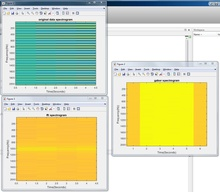
%> input picture MATLAB/ltfat-2.3.1-bin-win64/ltfat/mystuff/Test03(updated)spectogram.JPG, 220 x 192 px, shrunk from 1189 x 1039 before the run
$ octave --eval "result = involute(imread('../mystuff/Test03(updated)spectogram.JPG'));"   (GNU Octave 9; MATLAB toolbox functions it lacks are replaced by stand-ins)
%> lines starting %> are read from the running program, lines starting %| are printed output that depends on the picture
### MATLAB/ltfat-2.3.1-bin-win64/ltfat/comp/assert_sigreshape_pre.m
function [f,L,Ls,W,dim,permutedsize,order]=assert_sigreshape_pre(f,L,dim,callfun)
%> called with L = [], dim = [], callfun = 'INVOLUTE'
%ASSERT_SIGRESHAPE_PRE  Preprocess and handle dimension input.
%
%   Input parameters:
%      f            : signal, possibly ND-array
%      L            : L parameter
%      dim          : dim parameter
%      callfun      : Name of calling function
%   Output parameters:
%      f            : Input signal as matrix
%      L            : Verified L
%      Ls           : Length of signal along dimension to be processed
%      W            : Number of transforms to do.
%      dim          : Verified dim
%      permutedsize : pass to assert_sigreshape_post
%      order        : pass to assert_sigreshape_post
%
%   Url: http://ltfat.github.io/doc/comp/assert_sigreshape_pre.html

% Copyright (C) 2005-2016 Peter L. Soendergaard <peter@sonderport.dk>.
% This file is part of LTFAT version 2.3.1
%
% This program is free software: you can redistribute it and/or modify
% it under the terms of the GNU General Public License as published by
% the Free Software Foundation, either version 3 of the License, or
% (at your option) any later version.
%
% This program is distributed in the hope that it will be useful,
% but WITHOUT ANY WARRANTY; without even the implied warranty of
% MERCHANTABILITY or FITNESS FOR A PARTICULAR PURPOSE.  See the
% GNU General Public License for more details.
%
% You should have received a copy of the GNU General Public License
% along with this program.  If not, see <http://www.gnu.org/licenses/>.


if ~isnumeric(f)
  error('%s: The input must be numeric.',callfun);
end;

D=ndims(f);
%> D = 3

% Dummy assignment.
order=1;

if isempty(dim)
  dim=1;

  if sum(size(f)>1)==1
    % We have a vector, find the dimension where it lives.
    dim=find(size(f)>1);
  end;

else
  if (numel(dim)~=1 || ~isnumeric(dim))
    error('%s: dim must be a scalar.',callfun);
  end;
  if rem(dim,1)~=0
    error('%s: dim must be an integer.',callfun);
  end;
  if (dim<1) || (dim>D)
    error('%s: dim must be in the range from 1 to %d.',callfun,D);
  end;

end;

if (numel(L)>1 || ~isnumeric(L))
  error('%s: L must be a scalar.',callfun);
end;
if (~isempty(L) && rem(L,1)~=0)
  error('%s: L must be an integer.',callfun);
end;


if dim>1
  order=[dim, 1:dim-1,dim+1:D];

  % Put the desired dimension first.
  f=permute(f,order);

end;

Ls=size(f,1);
%> Ls = 192

% If L is empty it is set to be the length of the transform.
if isempty(L)
  L=Ls;
%> L = 192
end;

% Remember the exact size for later and modify it for the new length
permutedsize=size(f);
%> permutedsize = [192 220 3]
permutedsize(1)=L;

% Reshape f to a matrix.
if ~isempty(f)
  f=reshape(f,size(f,1),numel(f)/size(f,1));
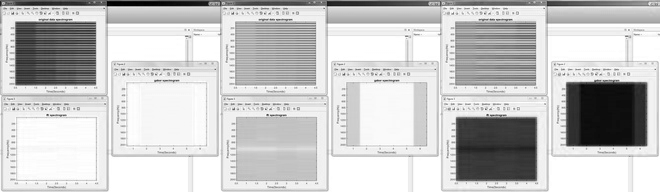
%> f: size 192x660 uint8; min 0, max 255, mean 199.5
end;
W=size(f,2);
%> W = 660

### ltfat-2.3.1-bin-win64/ltfat/comp/assert_sigreshape_post.m
function f=assert_sigreshape_post(f,dim,permutedsize,order)

% Restore the original, permuted shape.
%
%   Url: http://ltfat.github.io/doc/comp/assert_sigreshape_post.html

% Copyright (C) 2005-2016 Peter L. Soendergaard <peter@sonderport.dk>.
% This file is part of LTFAT version 2.3.1
%
% This program is free software: you can redistribute it and/or modify
% it under the terms of the GNU General Public License as published by
% the Free Software Foundation, either version 3 of the License, or
% (at your option) any later version.
%
% This program is distributed in the hope that it will be useful,
% but WITHOUT ANY WARRANTY; without even the implied warranty of
% MERCHANTABILITY or FITNESS FOR A PARTICULAR PURPOSE.  See the
% GNU General Public License for more details.
%
% You should have received a copy of the GNU General Public License
% along with this program.  If not, see <http://www.gnu.org/licenses/>.
f=reshape(f,permutedsize);

if dim>1
  % Undo the permutation.
  f=ipermute(f,order);
end;

### ltfat-2.3.1-bin-win64/ltfat/comp/complainif_argnonotinrange.m
function complainif_argnonotinrange(fnargin,limitlo,limithi,callfun)
% This is just a replacement for
% narginchk and nargchk
%
%   Url: http://ltfat.github.io/doc/comp/complainif_argnonotinrange.html

% Copyright (C) 2005-2016 Peter L. Soendergaard <peter@sonderport.dk>.
% This file is part of LTFAT version 2.3.1
%
% This program is free software: you can redistribute it and/or modify
% it under the terms of the GNU General Public License as published by
% the Free Software Foundation, either version 3 of the License, or
% (at your option) any later version.
%
% This program is distributed in the hope that it will be useful,
% but WITHOUT ANY WARRANTY; without even the implied warranty of
% MERCHANTABILITY or FITNESS FOR A PARTICULAR PURPOSE.  See the
% GNU General Public License for more details.
%
% You should have received a copy of the GNU General Public License
% along with this program.  If not, see <http://www.gnu.org/licenses/>.

if nargin<3
    callfun = mfilename;
end

if fnargin<limitlo || fnargin>limithi
   error('%s: Number of arguments is not in the range [%d,%d].',upper(callfun),limitlo,limithi);
end

### MATLAB/ltfat-2.3.1-bin-win64/ltfat/fourier/involute.m
function f=involute(f,dim);
%INVOLUTE  Involution
%   Usage: finv=involute(f);
%          finv=involute(f,dim);
%
%   INVOLUTE(f) will return the involution of f.
%
%   INVOLUTE(f,dim) will return the involution of f along dimension dim.
%   This can for instance be used to calculate the 2D involution:
%
%     f=involute(f,1);
%     f=involute(f,2);
%
%   The involution finv of f is given by:
%
%     finv(l+1)=conj(f(mod(-l,L)+1));
%
%   for l=0,...,L-1.
%
%   The relation between conjugation, Fourier transformation and involution
%   is expressed by:
%
%     conj(dft(f)) == dft(involute(f))
%
%   for all signals f. The inverse discrete Fourier transform can be
%   expressed by:
%
%     idft(f) == conj(involute(dft(f)));
%
%   See also:  dft, pconv
%
%   Url: http://ltfat.github.io/doc/fourier/involute.html

% Copyright (C) 2005-2016 Peter L. Soendergaard <peter@sonderport.dk>.
% This file is part of LTFAT version 2.3.1
%
% This program is free software: you can redistribute it and/or modify
% it under the terms of the GNU General Public License as published by
% the Free Software Foundation, either version 3 of the License, or
% (at your option) any later version.
%
% This program is distributed in the hope that it will be useful,
% but WITHOUT ANY WARRANTY; without even the implied warranty of
% MERCHANTABILITY or FITNESS FOR A PARTICULAR PURPOSE.  See the
% GNU General Public License for more details.
%
% You should have received a copy of the GNU General Public License
% along with this program.  If not, see <http://www.gnu.org/licenses/>.

% Assert correct input.

%   AUTHOR : Peter L. Søndergaard
%   TESTING: TEST_INVOLUTE
%   REFERENCE: OK

complainif_argnonotinrange(nargin,1,2,mfilename);

if nargin==1
  dim=[];
end;

L=[];
[f,L,Ls,W,dim,permutedsize,order]=assert_sigreshape_pre(f,L,dim,'INVOLUTE');
%> L = 192; Ls = 192; W = 660; dim = 1; permutedsize = [192 220 3]; order = 1

% This is where the calculation is performed.
% The reshape(...,size(f) ensures that f will keep its
% original shape if it is multidimensional.
f=reshape(conj([f(1,:); ...
	  flipud(f(2:L,:))]),size(f));
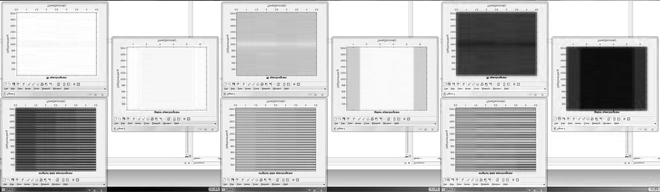
%> f: size 192x660 uint8; min 0, max 255, mean 199.5; mean of the top-left, top-right, bottom-left and bottom-right quarters 229.7, 181, 185.4, 201.9

f=assert_sigreshape_post(f,dim,permutedsize,order);
%> in assert_sigreshape_post, `f=reshape(f,permutedsize);`:
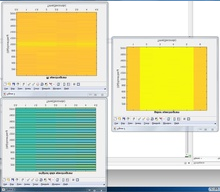
%> f: size 192x220x3 uint8; mean R, G, B 211, 214.9, 172.6; mean of the top-left, top-right, bottom-left and bottom-right quarters 196.4, 214.2, 174.6, 212.7

$ run again, on MATLAB/ltfat-2.3.1-bin-win64/ltfat/mystuff/Test03(updated1)spectogram.JPG
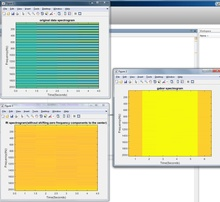
%> input picture MATLAB/ltfat-2.3.1-bin-win64/ltfat/mystuff/Test03(updated1)spectogram.JPG, 220 x 202 px, shrunk from 1151 x 1055 before the run
%> in assert_sigreshape_pre, `f=reshape(f,size(f,1),numel(f)/size(f,1));`:
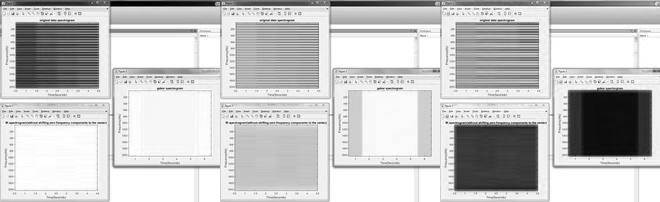
%> f: size 202x660 uint8; min 0, max 255, mean 197
%> in involute, `[f,L,Ls,W,dim,permutedsize,order]=assert_sigreshape_pre(f,L,dim,'INVOL..`: L = 202; W = 660; dim = 1; permutedsize = [202 220 3]; order = 1
%> in assert_sigreshape_post, `f=reshape(f,permutedsize);`:
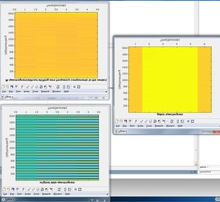
%> f: size 202x220x3 uint8; mean R, G, B 208.4, 212.6, 169.9; mean of the top-left, top-right, bottom-left and bottom-right quarters 193.9, 209.1, 175.3, 209.5

$ run again, on MATLAB/ltfat-2.3.1-bin-win64/ltfat/mystuff/Test03(updated2)spectogram.JPG
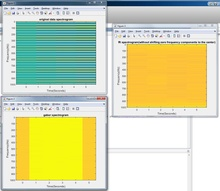
%> input picture MATLAB/ltfat-2.3.1-bin-win64/ltfat/mystuff/Test03(updated2)spectogram.JPG, 220 x 191 px, shrunk from 1200 x 1044 before the run
%> in assert_sigreshape_pre, `f=reshape(f,size(f,1),numel(f)/size(f,1));`:
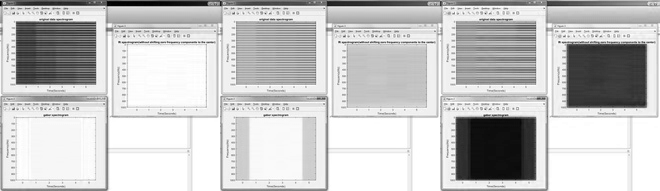
%> f: size 191x660 uint8; min 0, max 255, mean 198.2
%> in involute, `[f,L,Ls,W,dim,permutedsize,order]=assert_sigreshape_pre(f,L,dim,'INVOL..`: L = 191; W = 660; dim = 1; permutedsize = [191 220 3]; order = 1
%> in assert_sigreshape_post, `f=reshape(f,permutedsize);`:
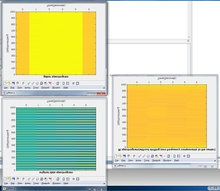
%> f: size 191x220x3 uint8; mean R, G, B 209.3, 213.4, 171.8; mean of the top-left, top-right, bottom-left and bottom-right quarters 191.4, 241.1, 174.9, 185.7

$ run again, on MATLAB/ltfat-2.3.1-bin-win64/ltfat/mystuff/Test01spectrogram.PNG
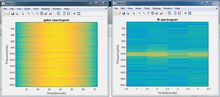
%> input picture MATLAB/ltfat-2.3.1-bin-win64/ltfat/mystuff/Test01spectrogram.PNG, 220 x 97 px, shrunk from 1168 x 517 before the run
%> in assert_sigreshape_pre, `f=reshape(f,size(f,1),numel(f)/size(f,1));`:
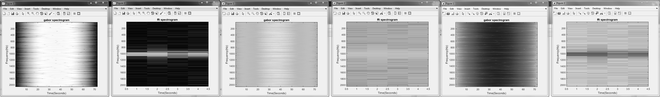
%> f: size 97x660 uint8; min 0, max 255, mean 176.5
%> in involute, `[f,L,Ls,W,dim,permutedsize,order]=assert_sigreshape_pre(f,L,dim,'INVOL..`: L = 97; W = 660; dim = 1; permutedsize = [97 220 3]; order = 1
%> in assert_sigreshape_post, `f=reshape(f,permutedsize);`:
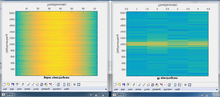
%> f: size 97x220x3 uint8; mean R, G, B 158.8, 196.1, 174.6; mean of the top-left, top-right, bottom-left and bottom-right quarters 184.9, 169.1, 181.8, 170.2
